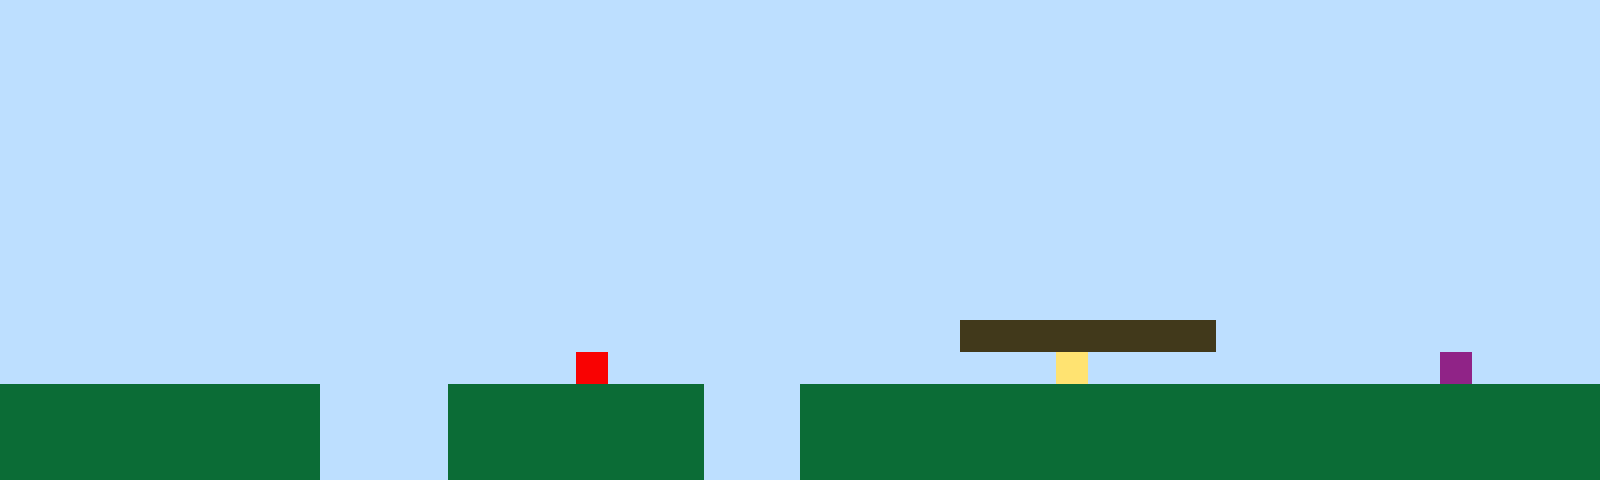

A level layout from a 2D game, rendered from its tile map. Below: a short description, then the map file with its tile-grid data intact:
An orthogonal 50x15 tile map with 32x32 px tiles, 1 tile layer (Tile Layer 1).

<map version="1.10" tiledversion="1.11.2" orientation="orthogonal" renderorder="right-up" width="50" height="15" tilewidth="32" tileheight="32" infinite="0" nextlayerid="2" nextobjectid="1"><editorsettings><export target="map1.csv" format="csv" /></editorsettings><tileset firstgid="1" name="sprites" tilewidth="32" tileheight="32" tilecount="6" columns="3"><image source="sprites.png" width="96" height="64" /></tileset><layer id="1" name="Tile Layer 1" width="50" height="15"><data encoding="csv">1,1,1,1,1,1,1,1,1,1,1,1,1,1,1,1,1,1,1,1,1,1,1,1,1,1,1,1,1,1,1,1,1,1,1,1,1,1,1,1,1,1,1,1,1,1,1,1,1,1,1,1,1,1,1,1,1,1,1,1,1,1,1,1,1,1,1,1,1,1,1,1,1,1,1,1,1,1,1,1,1,1,1,1,1,1,1,1,1,1,1,1,1,1,1,1,1,1,1,1,1,1,1,1,1,1,1,1,1,1,1,1,1,1,1,1,1,1,1,1,1,1,1,1,1,1,1,1,1,1,1,1,1,1,1,1,1,1,1,1,1,1,1,1,1,1,1,1,1,1,1,1,1,1,1,1,1,1,1,1,1,1,1,1,1,1,1,1,1,1,1,1,1,1,1,1,1,1,1,1,1,1,1,1,1,1,1,1,1,1,1,1,1,1,1,1,1,1,1,1,1,1,1,1,1,1,1,1,1,1,1,1,1,1,1,1,1,1,1,1,1,1,1,1,1,1,1,1,1,1,1,1,1,1,1,1,1,1,1,1,1,1,1,1,1,1,1,1,1,1,1,1,1,1,1,1,1,1,1,1,1,1,1,1,1,1,1,1,1,1,1,1,1,1,1,1,1,1,1,1,1,1,1,1,1,1,1,1,1,1,1,1,1,1,1,1,1,1,1,1,1,1,1,1,1,1,1,1,1,1,1,1,1,1,1,1,1,1,1,1,1,1,1,1,1,1,1,1,1,1,1,1,1,1,1,1,1,1,1,1,1,1,1,1,1,1,1,1,1,1,1,1,1,1,1,1,1,1,1,1,1,1,1,1,1,1,1,1,1,1,1,1,1,1,1,1,1,1,1,1,1,1,1,1,1,1,1,1,1,1,1,1,1,1,1,1,1,1,1,1,1,1,1,1,1,1,1,1,1,1,1,1,1,1,1,1,1,1,1,1,1,1,1,1,1,1,1,1,1,1,1,1,1,1,1,1,1,1,1,1,1,1,1,1,1,1,1,1,1,1,1,1,1,1,1,1,1,1,1,1,1,1,1,1,1,1,1,1,1,1,1,1,1,1,1,1,1,1,1,1,1,1,1,1,1,1,1,1,1,1,1,1,1,1,1,1,1,1,1,1,1,1,1,1,1,1,1,1,1,1,1,1,1,1,1,1,1,1,1,1,1,1,1,1,1,1,1,1,1,1,3,3,3,3,3,3,3,3,1,1,1,1,1,1,1,1,1,1,1,1,1,1,1,1,1,1,1,1,1,1,1,1,1,1,1,1,1,1,5,1,1,1,1,1,1,1,1,1,1,1,1,1,1,4,1,1,1,1,1,1,1,1,1,1,1,6,1,1,1,1,2,2,2,2,2,2,2,2,2,2,1,1,1,1,2,2,2,2,2,2,2,2,1,1,1,2,2,2,2,2,2,2,2,2,2,2,2,2,2,2,2,2,2,2,2,2,2,2,2,2,2,2,2,2,2,2,2,2,2,2,1,1,1,1,2,2,2,2,2,2,2,2,1,1,1,2,2,2,2,2,2,2,2,2,2,2,2,2,2,2,2,2,2,2,2,2,2,2,2,2,2,2,2,2,2,2,2,2,2,2,1,1,1,1,2,2,2,2,2,2,2,2,1,1,1,2,2,2,2,2,2,2,2,2,2,2,2,2,2,2,2,2,2,2,2,2,2,2,2,2</data></layer></map>
